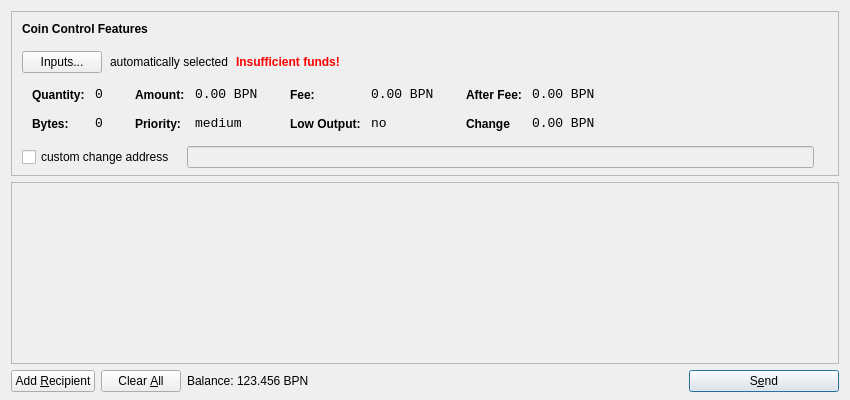
<?xml version="1.0" encoding="UTF-8"?>
<ui version="4.0">
 <class>SendCoinsDialog</class>
 <widget class="QDialog" name="SendCoinsDialog">
  <property name="geometry">
   <rect>
    <x>0</x>
    <y>0</y>
    <width>850</width>
    <height>400</height>
   </rect>
  </property>
  <property name="windowTitle">
   <string>Send Coins</string>
  </property>
  <layout class="QVBoxLayout" name="verticalLayout" stretch="0,1,0">
   <property name="bottomMargin">
    <number>8</number>
   </property>
   <item>
    <widget class="QFrame" name="frameCoinControl">
     <property name="sizePolicy">
      <sizepolicy hsizetype="Expanding" vsizetype="Expanding">
       <horstretch>0</horstretch>
       <verstretch>0</verstretch>
      </sizepolicy>
     </property>
     <property name="maximumSize">
      <size>
       <width>16777215</width>
       <height>16777215</height>
      </size>
     </property>
     <property name="frameShape">
      <enum>QFrame::StyledPanel</enum>
     </property>
     <property name="frameShadow">
      <enum>QFrame::Sunken</enum>
     </property>
     <layout class="QVBoxLayout" name="verticalLayoutCoinControl2">
      <property name="spacing">
       <number>-1</number>
      </property>
      <property name="leftMargin">
       <number>0</number>
      </property>
      <property name="topMargin">
       <number>0</number>
      </property>
      <property name="rightMargin">
       <number>0</number>
      </property>
      <property name="bottomMargin">
       <number>6</number>
      </property>
      <item>
       <layout class="QVBoxLayout" name="verticalLayoutCoinControl" stretch="0,0,0,0,1">
        <property name="spacing">
         <number>0</number>
        </property>
        <property name="leftMargin">
         <number>10</number>
        </property>
        <property name="topMargin">
         <number>10</number>
        </property>
        <item>
         <layout class="QHBoxLayout" name="horizontalLayoutCoinControl1">
          <property name="bottomMargin">
           <number>15</number>
          </property>
          <item>
           <widget class="QLabel" name="labelCoinControlFeatures">
            <property name="sizePolicy">
             <sizepolicy hsizetype="Preferred" vsizetype="Maximum">
              <horstretch>0</horstretch>
              <verstretch>0</verstretch>
             </sizepolicy>
            </property>
            <property name="font">
             <font>
              <weight>75</weight>
              <bold>true</bold>
             </font>
            </property>
            <property name="styleSheet">
             <string notr="true">font-weight:bold;</string>
            </property>
            <property name="text">
             <string>Coin Control Features</string>
            </property>
           </widget>
          </item>
         </layout>
        </item>
        <item>
         <layout class="QHBoxLayout" name="horizontalLayoutCoinControl2" stretch="0,0,0,0">
          <property name="spacing">
           <number>8</number>
          </property>
          <property name="bottomMargin">
           <number>10</number>
          </property>
          <item>
           <widget class="QPushButton" name="pushButtonCoinControl">
            <property name="styleSheet">
             <string notr="true"/>
            </property>
            <property name="text">
             <string>Inputs...</string>
            </property>
           </widget>
          </item>
          <item>
           <widget class="QLabel" name="labelCoinControlAutomaticallySelected">
            <property name="text">
             <string>automatically selected</string>
            </property>
            <property name="margin">
             <number>5</number>
            </property>
           </widget>
          </item>
          <item>
           <widget class="QLabel" name="labelCoinControlInsuffFunds">
            <property name="font">
             <font>
              <weight>75</weight>
              <bold>true</bold>
             </font>
            </property>
            <property name="styleSheet">
             <string notr="true">color:red;font-weight:bold;</string>
            </property>
            <property name="text">
             <string>Insufficient funds!</string>
            </property>
            <property name="margin">
             <number>5</number>
            </property>
           </widget>
          </item>
          <item>
           <spacer name="horizontalSpacerCoinControl">
            <property name="orientation">
             <enum>Qt::Horizontal</enum>
            </property>
            <property name="sizeHint" stdset="0">
             <size>
              <width>40</width>
              <height>1</height>
             </size>
            </property>
           </spacer>
          </item>
         </layout>
        </item>
        <item>
         <widget class="QWidget" name="widgetCoinControl" native="true">
          <property name="sizePolicy">
           <sizepolicy hsizetype="Preferred" vsizetype="Preferred">
            <horstretch>0</horstretch>
            <verstretch>0</verstretch>
           </sizepolicy>
          </property>
          <property name="minimumSize">
           <size>
            <width>0</width>
            <height>0</height>
           </size>
          </property>
          <property name="styleSheet">
           <string notr="true"/>
          </property>
          <layout class="QHBoxLayout" name="horizontalLayoutCoinControl5">
           <property name="margin">
            <number>0</number>
           </property>
           <item>
            <layout class="QHBoxLayout" name="horizontalLayoutCoinControl3" stretch="0,0,0,1">
             <property name="spacing">
              <number>20</number>
             </property>
             <property name="topMargin">
              <number>0</number>
             </property>
             <property name="bottomMargin">
              <number>10</number>
             </property>
             <item>
              <layout class="QFormLayout" name="formLayoutCoinControl1">
               <property name="horizontalSpacing">
                <number>10</number>
               </property>
               <property name="verticalSpacing">
                <number>14</number>
               </property>
               <property name="leftMargin">
                <number>10</number>
               </property>
               <property name="topMargin">
                <number>4</number>
               </property>
               <property name="rightMargin">
                <number>6</number>
               </property>
               <item row="0" column="0">
                <widget class="QLabel" name="labelCoinControlQuantityText">
                 <property name="styleSheet">
                  <string notr="true">font-weight:bold;</string>
                 </property>
                 <property name="text">
                  <string>Quantity:</string>
                 </property>
                 <property name="margin">
                  <number>0</number>
                 </property>
                </widget>
               </item>
               <item row="0" column="1">
                <widget class="QLabel" name="labelCoinControlQuantity">
                 <property name="font">
                  <font>
                   <family>Monospace</family>
                   <pointsize>10</pointsize>
                  </font>
                 </property>
                 <property name="cursor">
                  <cursorShape>IBeamCursor</cursorShape>
                 </property>
                 <property name="contextMenuPolicy">
                  <enum>Qt::ActionsContextMenu</enum>
                 </property>
                 <property name="text">
                  <string>0</string>
                 </property>
                 <property name="margin">
                  <number>0</number>
                 </property>
                 <property name="textInteractionFlags">
                  <set>Qt::LinksAccessibleByMouse|Qt::TextSelectableByKeyboard|Qt::TextSelectableByMouse</set>
                 </property>
                </widget>
               </item>
               <item row="1" column="0">
                <widget class="QLabel" name="labelCoinControlBytesText">
                 <property name="styleSheet">
                  <string notr="true">font-weight:bold;</string>
                 </property>
                 <property name="text">
                  <string>Bytes:</string>
                 </property>
                </widget>
               </item>
               <item row="1" column="1">
                <widget class="QLabel" name="labelCoinControlBytes">
                 <property name="font">
                  <font>
                   <family>Monospace</family>
                   <pointsize>10</pointsize>
                  </font>
                 </property>
                 <property name="cursor">
                  <cursorShape>IBeamCursor</cursorShape>
                 </property>
                 <property name="contextMenuPolicy">
                  <enum>Qt::ActionsContextMenu</enum>
                 </property>
                 <property name="text">
                  <string>0</string>
                 </property>
                 <property name="textInteractionFlags">
                  <set>Qt::LinksAccessibleByMouse|Qt::TextSelectableByKeyboard|Qt::TextSelectableByMouse</set>
                 </property>
                </widget>
               </item>
              </layout>
             </item>
             <item>
              <layout class="QFormLayout" name="formLayoutCoinControl2">
               <property name="horizontalSpacing">
                <number>10</number>
               </property>
               <property name="verticalSpacing">
                <number>14</number>
               </property>
               <property name="leftMargin">
                <number>6</number>
               </property>
               <property name="topMargin">
                <number>4</number>
               </property>
               <property name="rightMargin">
                <number>6</number>
               </property>
               <item row="0" column="0">
                <widget class="QLabel" name="labelCoinControlAmountText">
                 <property name="styleSheet">
                  <string notr="true">font-weight:bold;</string>
                 </property>
                 <property name="text">
                  <string>Amount:</string>
                 </property>
                 <property name="margin">
                  <number>0</number>
                 </property>
                </widget>
               </item>
               <item row="0" column="1">
                <widget class="QLabel" name="labelCoinControlAmount">
                 <property name="font">
                  <font>
                   <family>Monospace</family>
                   <pointsize>10</pointsize>
                  </font>
                 </property>
                 <property name="cursor">
                  <cursorShape>IBeamCursor</cursorShape>
                 </property>
                 <property name="contextMenuPolicy">
                  <enum>Qt::ActionsContextMenu</enum>
                 </property>
                 <property name="text">
                  <string>0.00 BPN</string>
                 </property>
                 <property name="textInteractionFlags">
                  <set>Qt::LinksAccessibleByMouse|Qt::TextSelectableByKeyboard|Qt::TextSelectableByMouse</set>
                 </property>
                </widget>
               </item>
               <item row="1" column="0">
                <widget class="QLabel" name="labelCoinControlPriorityText">
                 <property name="styleSheet">
                  <string notr="true">font-weight:bold;</string>
                 </property>
                 <property name="text">
                  <string>Priority:</string>
                 </property>
                </widget>
               </item>
               <item row="1" column="1">
                <widget class="QLabel" name="labelCoinControlPriority">
                 <property name="font">
                  <font>
                   <family>Monospace</family>
                   <pointsize>10</pointsize>
                  </font>
                 </property>
                 <property name="cursor">
                  <cursorShape>IBeamCursor</cursorShape>
                 </property>
                 <property name="contextMenuPolicy">
                  <enum>Qt::ActionsContextMenu</enum>
                 </property>
                 <property name="text">
                  <string>medium</string>
                 </property>
                 <property name="textInteractionFlags">
                  <set>Qt::LinksAccessibleByMouse|Qt::TextSelectableByKeyboard|Qt::TextSelectableByMouse</set>
                 </property>
                </widget>
               </item>
              </layout>
             </item>
             <item>
              <layout class="QFormLayout" name="formLayoutCoinControl3">
               <property name="horizontalSpacing">
                <number>10</number>
               </property>
               <property name="verticalSpacing">
                <number>14</number>
               </property>
               <property name="leftMargin">
                <number>6</number>
               </property>
               <property name="topMargin">
                <number>4</number>
               </property>
               <property name="rightMargin">
                <number>6</number>
               </property>
               <item row="0" column="0">
                <widget class="QLabel" name="labelCoinControlFeeText">
                 <property name="styleSheet">
                  <string notr="true">font-weight:bold;</string>
                 </property>
                 <property name="text">
                  <string>Fee:</string>
                 </property>
                 <property name="margin">
                  <number>0</number>
                 </property>
                </widget>
               </item>
               <item row="0" column="1">
                <widget class="QLabel" name="labelCoinControlFee">
                 <property name="font">
                  <font>
                   <family>Monospace</family>
                   <pointsize>10</pointsize>
                  </font>
                 </property>
                 <property name="cursor">
                  <cursorShape>IBeamCursor</cursorShape>
                 </property>
                 <property name="contextMenuPolicy">
                  <enum>Qt::ActionsContextMenu</enum>
                 </property>
                 <property name="text">
                  <string>0.00 BPN</string>
                 </property>
                 <property name="textInteractionFlags">
                  <set>Qt::LinksAccessibleByMouse|Qt::TextSelectableByKeyboard|Qt::TextSelectableByMouse</set>
                 </property>
                </widget>
               </item>
               <item row="1" column="0">
                <widget class="QLabel" name="labelCoinControlLowOutputText">
                 <property name="styleSheet">
                  <string notr="true">font-weight:bold;</string>
                 </property>
                 <property name="text">
                  <string>Low Output:</string>
                 </property>
                </widget>
               </item>
               <item row="1" column="1">
                <widget class="QLabel" name="labelCoinControlLowOutput">
                 <property name="font">
                  <font>
                   <family>Monospace</family>
                   <pointsize>10</pointsize>
                  </font>
                 </property>
                 <property name="cursor">
                  <cursorShape>IBeamCursor</cursorShape>
                 </property>
                 <property name="contextMenuPolicy">
                  <enum>Qt::ActionsContextMenu</enum>
                 </property>
                 <property name="text">
                  <string>no</string>
                 </property>
                 <property name="textInteractionFlags">
                  <set>Qt::LinksAccessibleByMouse|Qt::TextSelectableByKeyboard|Qt::TextSelectableByMouse</set>
                 </property>
                </widget>
               </item>
              </layout>
             </item>
             <item>
              <layout class="QFormLayout" name="formLayoutCoinControl4">
               <property name="horizontalSpacing">
                <number>10</number>
               </property>
               <property name="verticalSpacing">
                <number>14</number>
               </property>
               <property name="leftMargin">
                <number>6</number>
               </property>
               <property name="topMargin">
                <number>4</number>
               </property>
               <property name="rightMargin">
                <number>6</number>
               </property>
               <item row="0" column="0">
                <widget class="QLabel" name="labelCoinControlAfterFeeText">
                 <property name="styleSheet">
                  <string notr="true">font-weight:bold;</string>
                 </property>
                 <property name="text">
                  <string>After Fee:</string>
                 </property>
                 <property name="margin">
                  <number>0</number>
                 </property>
                </widget>
               </item>
               <item row="0" column="1">
                <widget class="QLabel" name="labelCoinControlAfterFee">
                 <property name="font">
                  <font>
                   <family>Monospace</family>
                   <pointsize>10</pointsize>
                  </font>
                 </property>
                 <property name="cursor">
                  <cursorShape>IBeamCursor</cursorShape>
                 </property>
                 <property name="contextMenuPolicy">
                  <enum>Qt::ActionsContextMenu</enum>
                 </property>
                 <property name="text">
                  <string>0.00 BPN</string>
                 </property>
                 <property name="textInteractionFlags">
                  <set>Qt::LinksAccessibleByMouse|Qt::TextSelectableByKeyboard|Qt::TextSelectableByMouse</set>
                 </property>
                </widget>
               </item>
               <item row="1" column="0">
                <widget class="QLabel" name="labelCoinControlChangeText">
                 <property name="styleSheet">
                  <string notr="true">font-weight:bold;</string>
                 </property>
                 <property name="text">
                  <string>Change</string>
                 </property>
                </widget>
               </item>
               <item row="1" column="1">
                <widget class="QLabel" name="labelCoinControlChange">
                 <property name="font">
                  <font>
                   <family>Monospace</family>
                   <pointsize>10</pointsize>
                  </font>
                 </property>
                 <property name="cursor">
                  <cursorShape>IBeamCursor</cursorShape>
                 </property>
                 <property name="contextMenuPolicy">
                  <enum>Qt::ActionsContextMenu</enum>
                 </property>
                 <property name="text">
                  <string>0.00 BPN</string>
                 </property>
                 <property name="textInteractionFlags">
                  <set>Qt::LinksAccessibleByMouse|Qt::TextSelectableByKeyboard|Qt::TextSelectableByMouse</set>
                 </property>
                </widget>
               </item>
              </layout>
             </item>
            </layout>
           </item>
          </layout>
         </widget>
        </item>
        <item>
         <layout class="QHBoxLayout" name="horizontalLayoutCoinControl4" stretch="0,0,0">
          <property name="spacing">
           <number>12</number>
          </property>
          <property name="sizeConstraint">
           <enum>QLayout::SetDefaultConstraint</enum>
          </property>
          <property name="topMargin">
           <number>5</number>
          </property>
          <property name="rightMargin">
           <number>5</number>
          </property>
          <item>
           <widget class="QCheckBox" name="checkBoxCoinControlChange">
            <property name="text">
             <string>custom change address</string>
            </property>
           </widget>
          </item>
          <item>
           <widget class="QLineEdit" name="lineEditCoinControlChange">
            <property name="enabled">
             <bool>false</bool>
            </property>
            <property name="sizePolicy">
             <sizepolicy hsizetype="Expanding" vsizetype="Fixed">
              <horstretch>0</horstretch>
              <verstretch>0</verstretch>
             </sizepolicy>
            </property>
           </widget>
          </item>
          <item>
           <widget class="QLabel" name="labelCoinControlChangeLabel">
            <property name="sizePolicy">
             <sizepolicy hsizetype="Preferred" vsizetype="Expanding">
              <horstretch>0</horstretch>
              <verstretch>0</verstretch>
             </sizepolicy>
            </property>
            <property name="minimumSize">
             <size>
              <width>0</width>
              <height>0</height>
             </size>
            </property>
            <property name="text">
             <string/>
            </property>
            <property name="margin">
             <number>3</number>
            </property>
           </widget>
          </item>
         </layout>
        </item>
        <item>
         <spacer name="verticalSpacerCoinControl">
          <property name="orientation">
           <enum>Qt::Vertical</enum>
          </property>
          <property name="sizeHint" stdset="0">
           <size>
            <width>800</width>
            <height>1</height>
           </size>
          </property>
         </spacer>
        </item>
       </layout>
      </item>
     </layout>
    </widget>
   </item>
   <item>
    <widget class="QScrollArea" name="scrollArea">
     <property name="widgetResizable">
      <bool>true</bool>
     </property>
     <widget class="QWidget" name="scrollAreaWidgetContents">
      <property name="geometry">
       <rect>
        <x>0</x>
        <y>0</y>
        <width>830</width>
        <height>165</height>
       </rect>
      </property>
      <layout class="QVBoxLayout" name="verticalLayout_2">
       <property name="margin">
        <number>0</number>
       </property>
       <item>
        <layout class="QVBoxLayout" name="entries">
         <property name="spacing">
          <number>6</number>
         </property>
        </layout>
       </item>
       <item>
        <spacer name="verticalSpacer">
         <property name="orientation">
          <enum>Qt::Vertical</enum>
         </property>
         <property name="sizeHint" stdset="0">
          <size>
           <width>20</width>
           <height>40</height>
          </size>
         </property>
        </spacer>
       </item>
      </layout>
     </widget>
    </widget>
   </item>
   <item>
    <layout class="QHBoxLayout" name="horizontalLayout">
     <item>
      <widget class="QPushButton" name="addButton">
       <property name="toolTip">
        <string>Send to multiple recipients at once</string>
       </property>
       <property name="text">
        <string>Add &amp;Recipient</string>
       </property>
       <property name="icon">
        <iconset resource="../bitcoin.qrc">
         <normaloff>:/icons/add</normaloff>:/icons/add</iconset>
       </property>
       <property name="autoDefault">
        <bool>false</bool>
       </property>
      </widget>
     </item>
     <item>
      <widget class="QPushButton" name="clearButton">
       <property name="sizePolicy">
        <sizepolicy hsizetype="Minimum" vsizetype="Fixed">
         <horstretch>0</horstretch>
         <verstretch>0</verstretch>
        </sizepolicy>
       </property>
       <property name="toolTip">
        <string>Remove all transaction fields</string>
       </property>
       <property name="text">
        <string>Clear &amp;All</string>
       </property>
       <property name="icon">
        <iconset resource="../bitcoin.qrc">
         <normaloff>:/icons/remove</normaloff>:/icons/remove</iconset>
       </property>
       <property name="autoRepeatDelay">
        <number>300</number>
       </property>
       <property name="autoDefault">
        <bool>false</bool>
       </property>
      </widget>
     </item>
     <item>
      <layout class="QHBoxLayout" name="horizontalLayout_2">
       <property name="spacing">
        <number>3</number>
       </property>
       <item>
        <widget class="QLabel" name="label">
         <property name="sizePolicy">
          <sizepolicy hsizetype="Preferred" vsizetype="Fixed">
           <horstretch>0</horstretch>
           <verstretch>0</verstretch>
          </sizepolicy>
         </property>
         <property name="text">
          <string>Balance:</string>
         </property>
        </widget>
       </item>
       <item>
        <widget class="QLabel" name="labelBalance">
         <property name="sizePolicy">
          <sizepolicy hsizetype="Preferred" vsizetype="Fixed">
           <horstretch>0</horstretch>
           <verstretch>0</verstretch>
          </sizepolicy>
         </property>
         <property name="cursor">
          <cursorShape>IBeamCursor</cursorShape>
         </property>
         <property name="text">
          <string>123.456 BPN</string>
         </property>
         <property name="textInteractionFlags">
          <set>Qt::LinksAccessibleByMouse|Qt::TextSelectableByKeyboard|Qt::TextSelectableByMouse</set>
         </property>
        </widget>
       </item>
      </layout>
     </item>
     <item>
      <spacer name="horizontalSpacer">
       <property name="orientation">
        <enum>Qt::Horizontal</enum>
       </property>
       <property name="sizeHint" stdset="0">
        <size>
         <width>40</width>
         <height>20</height>
        </size>
       </property>
      </spacer>
     </item>
     <item>
      <widget class="QPushButton" name="sendButton">
       <property name="minimumSize">
        <size>
         <width>150</width>
         <height>0</height>
        </size>
       </property>
       <property name="toolTip">
        <string>Confirm the send action</string>
       </property>
       <property name="text">
        <string>S&amp;end</string>
       </property>
       <property name="icon">
        <iconset resource="../bitcoin.qrc">
         <normaloff>:/icons/send</normaloff>:/icons/send</iconset>
       </property>
       <property name="default">
        <bool>true</bool>
       </property>
      </widget>
     </item>
    </layout>
   </item>
  </layout>
 </widget>
 <resources>
  <include location="../bitcoin.qrc"/>
 </resources>
 <connections/>
</ui>
